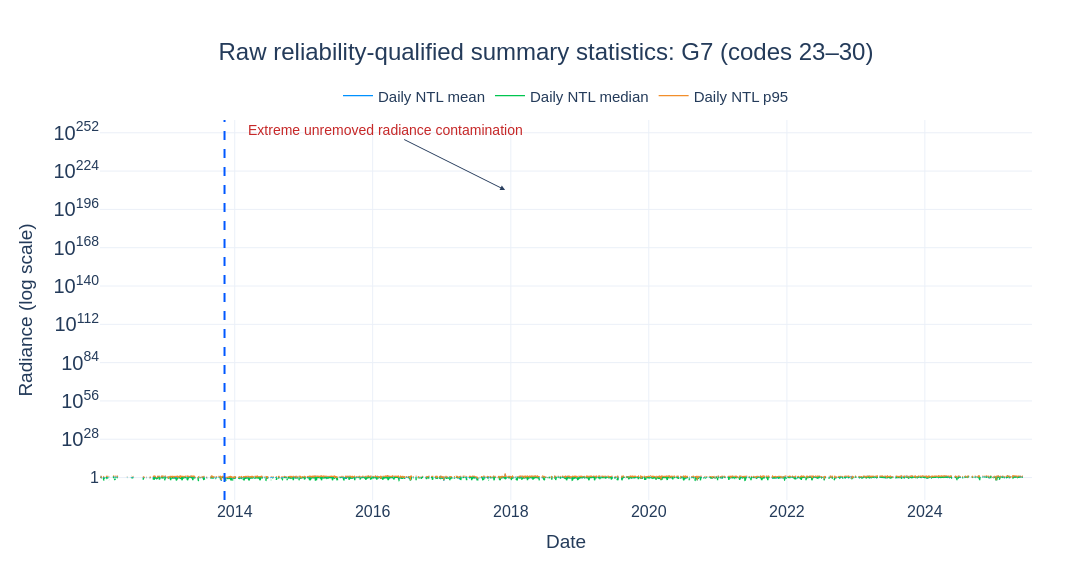

The cell this chart's notebook holds for it:
### Markdown cell above
**Interpretation.** The band is labelled gap-filled, but the regional CSV still contains null dates. A strict 30-of-30 rolling mean would turn each isolated null into a 30-day gap and would subsequently remove many 60-day model inputs. The missing dates must therefore remain visible and be handled by an explicit rolling-support rule.

### Code cell
# ============================================================
# 4.2 RAW G7 SUMMARY VISUALIZATION
# ============================================================

g7_label = GHSL_MASKS["23-30"]
g7_raw = ghsl_raw["23-30"]

fig_g7_raw = go.Figure()

for column, label, color, width in [
    ("NTL_mean", "Daily NTL mean", OBSERVED_COLOR, 1.4),
    ("NTL_median", "Daily NTL median", RQ_COLOR, 1.4),
    ("NTL_p95", "Daily NTL p95", RQ_PROXY_COLOR, 1.1),
]:
    positive_values = g7_raw[column].where(
        g7_raw[column].gt(0)
    )

    fig_g7_raw.add_trace(
        go.Scatter(
            x=g7_raw.index,
            y=positive_values,
            mode="lines",
            name=label,
            line=dict(
                color=color,
                width=width,
            ),
            connectgaps=False,
        )
    )

fig_g7_raw.add_vline(
    x=EVENT_DATE.to_pydatetime(),
    line=dict(
        color=EVENT_LINE_COLOR,
        width=2,
        dash="dash",
    ),
)

extreme_g7_date = g7_raw["NTL_mean"].idxmax()

fig_g7_raw.add_annotation(
    x=extreme_g7_date,
    y=g7_raw.loc[extreme_g7_date, "NTL_mean"],
    text="Extreme unremoved radiance contamination",
    showarrow=True,
    arrowhead=2,
    ax=-120,
    ay=-60,
    font=dict(
        color=ANOMALY_COLOR,
        size=14,
    ),
)

fig_g7_raw.update_xaxes(title_text="Date")

fig_g7_raw.update_yaxes(
    title_text="Radiance (log scale)",
    type="log",
)

fig_g7_raw.update_layout(
    template="plotly_white",
    paper_bgcolor="rgba(0,0,0,0)",
    plot_bgcolor="white",
    width=1200,
    height=570,
    title=dict(
        text=f"Raw reliability-qualified summary statistics: {g7_label}",
        x=0.5,
        xanchor="center",
        font=dict(size=24),
    ),
    legend=dict(
        orientation="h",
        yanchor="bottom",
        y=1.02,
        xanchor="center",
        x=0.5,
        font=dict(size=15),
    ),
    font=dict(
        family="Arial",
        size=16,
        color="#243B5A",
    ),
    margin=dict(l=100, r=60, t=120, b=70),
    hovermode="x unified",
)

fig_g7_raw.show()

### Figure 1 — Plotly figure (JSON) as saved in the notebook; plotly's stock layout.template omitted (floating-point values rounded to 4 significant figures; data arrays with more than 128 entries replaced by an {"elided": "..."} marker saying what was removed)
{"data": [{"connectgaps": false, "line": {"color": "#0091FF", "width": 1.4}, "mode": "lines", "name": "Daily NTL mean", "type": "scatter", "x": {"elided": "4933 str values"}, "y": {"elided": "4933 float values"}}, {"connectgaps": false, "line": {"color": "#00C54F", "width": 1.4}, "mode": "lines", "name": "Daily NTL median", "type": "scatter", "x": {"elided": "4933 str values"}, "y": {"elided": "4933 float values"}}, {"connectgaps": false, "line": {"color": "#F28E2B", "width": 1.1}, "mode": "lines", "name": "Daily NTL p95", "type": "scatter", "x": {"elided": "4933 str values"}, "y": {"elided": "4933 float values"}}], "layout": {"annotations": [{"arrowhead": 2, "ax": -120, "ay": -60, "font": {"color": "#C62828", "size": 14}, "showarrow": true, "text": "Extreme unremoved radiance contamination", "x": "2017-12-02T00:00:00", "y": 210.2}], "font": {"color": "#243B5A", "family": "Arial", "size": 16}, "height": 570, "hovermode": "x unified", "legend": {"font": {"size": 15}, "orientation": "h", "x": 0.5, "xanchor": "center", "y": 1.02, "yanchor": "bottom"}, "margin": {"b": 70, "l": 100, "r": 60, "t": 120}, "paper_bgcolor": "rgba(0,0,0,0)", "plot_bgcolor": "white", "shapes": [{"line": {"color": "#0057FF", "dash": "dash", "width": 2}, "type": "line", "x0": "2013-11-08T00:00:00", "x1": "2013-11-08T00:00:00", "xref": "x", "y0": 0, "y1": 1, "yref": "y domain"}], "title": {"font": {"size": 24}, "text": "Raw reliability-qualified summary statistics: G7 (codes 23–30)", "x": 0.5, "xanchor": "center"}, "width": 1200, "xaxis": {"title": {"text": "Date"}}, "yaxis": {"title": {"text": "Radiance (log scale)"}, "type": "log"}}}
